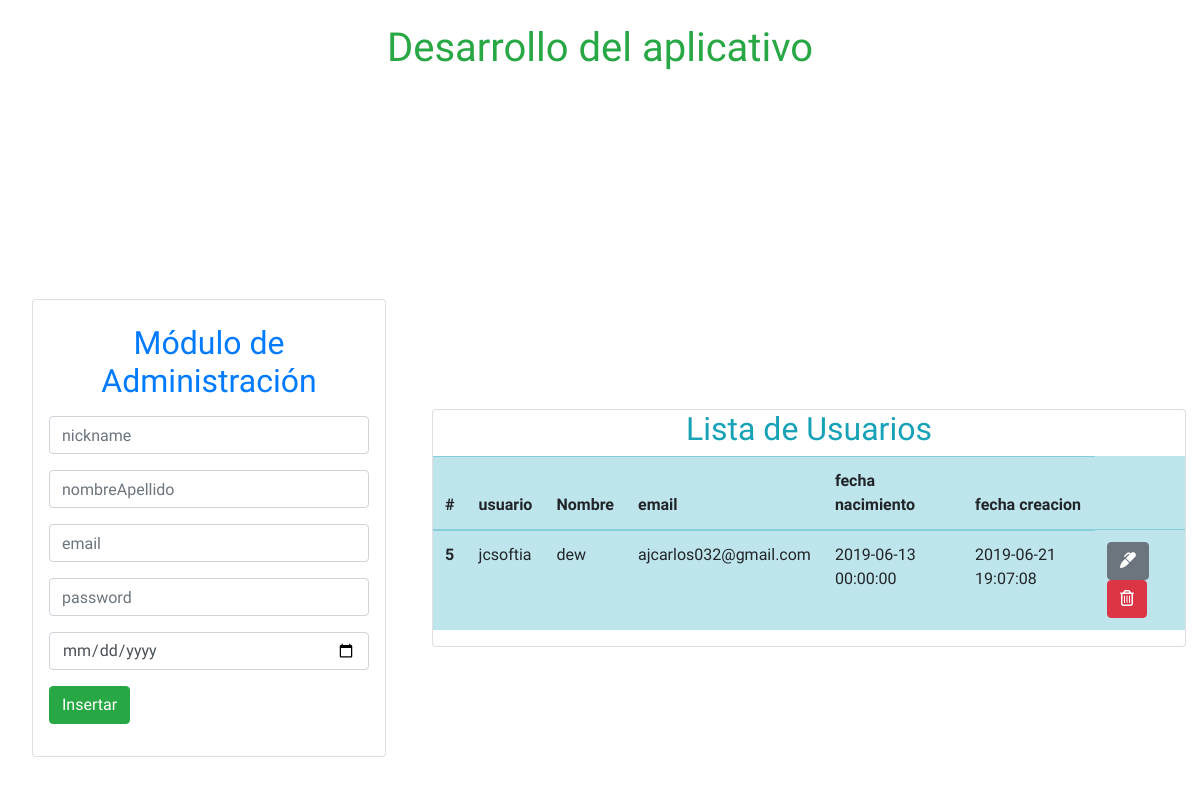
Before: / with the older database file.
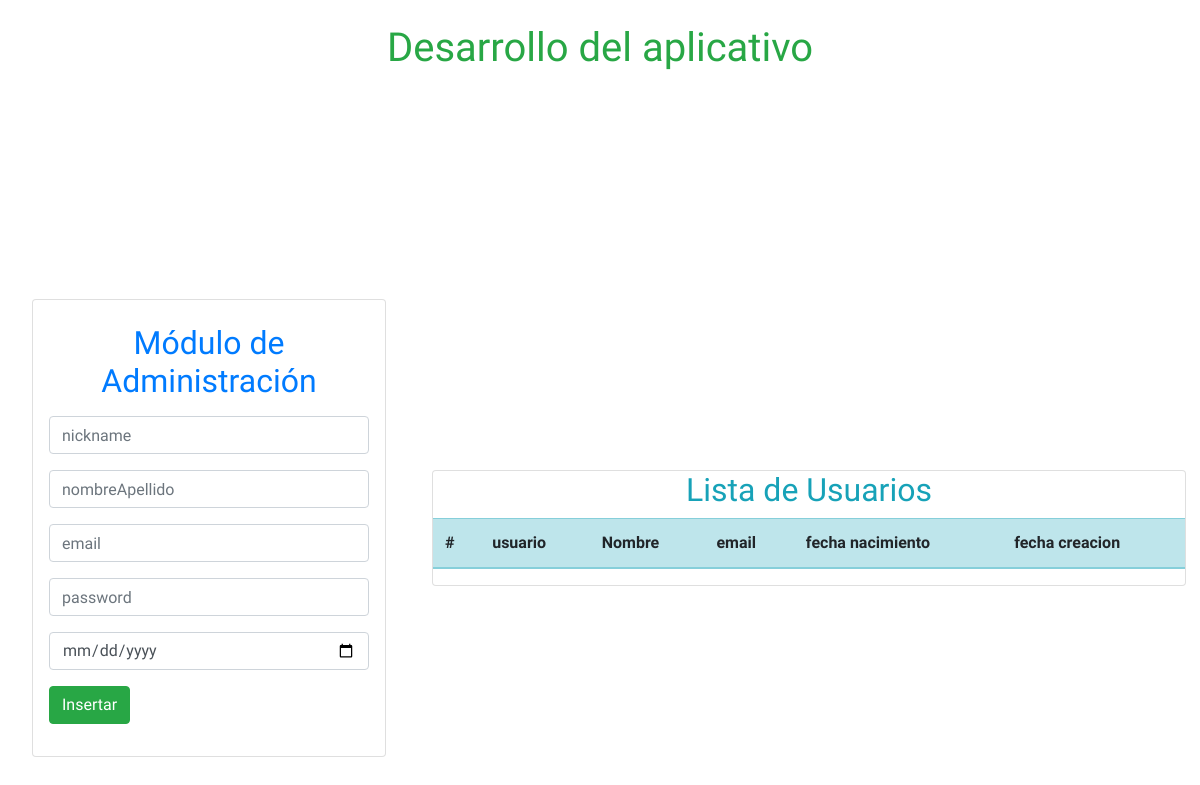
After: the same page with the newer database file.
### tables this page shows
CREATE TABLE `usuario` (
  `id` int(11) NOT NULL,
  `usuario_rol_id` int(11) NOT NULL,
  `nickName` varchar(50) NOT NULL,
  `nombreApellido` varchar(200) NOT NULL,
  `Email` varchar(150) NOT NULL,
  `password` varchar(100) NOT NULL,
  `fechanacimiento` datetime NOT NULL,
  `fechaCreacion` timestamp NOT NULL DEFAULT CURRENT_TIMESTAMP ON UPDATE CURRENT_TIMESTAMP,
  `estadofecha` timestamp NOT NULL DEFAULT CURRENT_TIMESTAMP ON UPDATE CURRENT_TIMESTAMP,
  `usuario_estado_id` int(11) NOT NULL
);

### index.php (the view, shortened to what this page needs)
<?php include('./bd.php') ?>
<?php include('./includes/header.php') ?>
<h1 class="text-success text-center p-4"> Desarrollo del aplicativo </h1>
<div class="container-fluid p-4">
    <div class="row">
        <div class="col-12 col-md-4">
            <div class="card car-body p-3 m-2">
                <h2 class="text-primary text-center p-2">Módulo de Administración</h2>
                <form action="./database/insertar.php" method="POST" enctype="multipart/form-data">
                    <div class="form-group ">
                        <input class="form-control mb-3" type="text" name="nickname" placeholder="nickname" required>
                        <input class="form-control mb-3" type="text" name="nombreApellido" placeholder="nombreApellido" required>
                        <input class="form-control mb-3" type="email" name="email" placeholder="email" required>
                        <input class="form-control mb-3" type="password" name="password" placeholder="password" required>
                        <input class="form-control mb-3" type="date" name="fechanacimiento" placeholder="f_nac" required>
                        <input class="btn btn-success" name="insertar" type="submit" value="Insertar">
                    </div>
                </form>
            </div>
        </div>
        <div class="col-12 col-md-8">
            <div class="card m-2">
                <div class="table-responsive">
                    <h2 class="text-center text-info">Lista de Usuarios</h2>
                    <table class="table table-hover table-info">
                        <thead>
                            <tr>
                                <th scope="col">#</th>
                                <th scope="col">usuario</th>
                                <th scope="col">Nombre</th>
                                <th scope="col">email</th>
                                <th scope="col">fecha nacimiento</th>
                                <th scope="col">fecha creacion</th>
                            </tr>
                        </thead>
                        <tbody>
                            <?php
                            $query = "SELECT * FROM usuario";
                            $result_tasks = mysqli_query($conn, $query);
                            while ($row = mysqli_fetch_assoc($result_tasks)) { ?>
                                <tr>
                                    <th scope="row"><?php echo $row['id']; ?></th>
                                    <td><?php echo $row['nickName']; ?></td>
                                    <td><?php echo $row['nombreApellido']; ?></td>
                                    <td><?php echo $row['Email']; ?></td>
                                    <td><?php echo $row['fechanacimiento']; ?></td>
                                    <td><?php echo $row['fechaCreacion']; ?></td>
                                    <td class="">
                                        <a href="./database/actualizar.php?id=<?php echo $row['id'] ?>" class="btn btn-secondary">
                                            <i class="fas fa-marker"></i>
                                        </a>
                                        <a href="./database/eliminar.php?id=<?php echo $row['id'] ?>" class="btn btn-danger">
                                            <i class="far fa-trash-alt"></i>
                                        </a>
                                    </td>
                                </tr>
                            <?php } ?>
                        </tbody>
                    </table>
                </div>
            </div>
        </div>
    </div>
</div>
<?php include('./includes/footer.php') ?>

### includes/header.php (shortened to what this page needs)
<!DOCTYPE html>
<html lang="en">
<head>
  <link rel="stylesheet" href="https://stackpath.bootstrapcdn.com/bootstrap/4.3.1/css/bootstrap.min.css">
</head>
<body>

### includes/footer.php (shortened to what this page needs)
</body>
</html>

### includes/header.php (style rules this page uses)
* { font-family: Oswald, Arial, Helvetica, sans-serif; }
.row { width: 100vw; height: 100vh; display: flex; justify-content: center; align-items: center; }

Changed rows visible on the page:
removed usuario: id "5", nickName "jcsoftia", nombreApellido "dew", Email "ajcarlos032@gmail.com", fechanacimiento "2019-06-13 00:00:00", fechaCreacion "2019-06-21 19:07:08"
